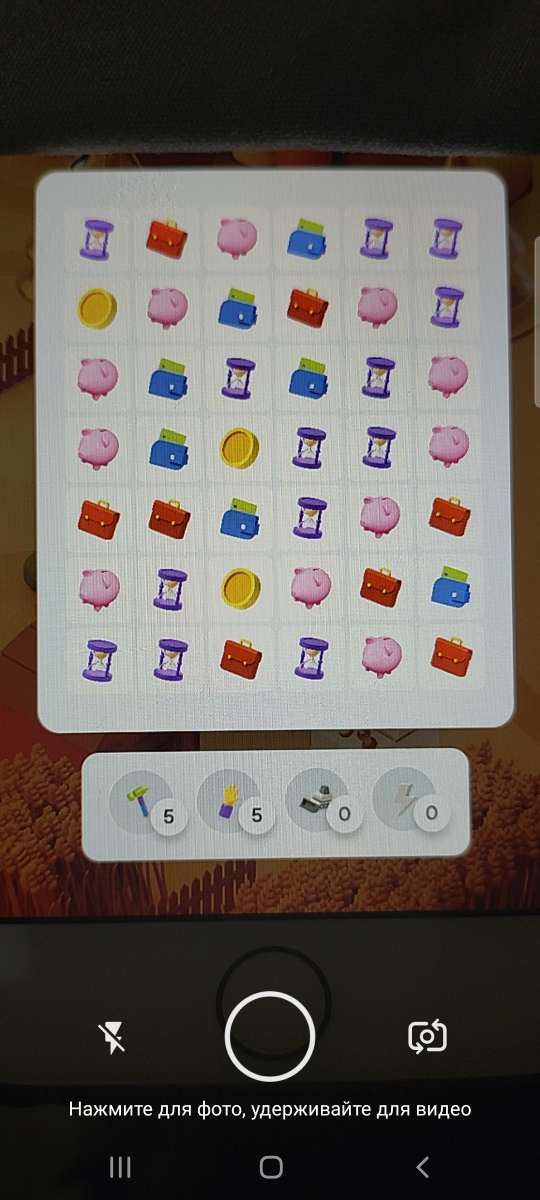
//> input picture screen-test.png, 1080 x 2400 px (shown at 1/2 size)
$ ./main   (built with g++ and OpenCV 4)
//> lines starting //> are read from the running program, lines starting //| are printed output that depends on the picture; after the words box and inside, x2 and y2 are one past the last pixel; in counts of white or black regions, pixels touching at a corner belong together
#include <iostream>
#include <map>
#include <opencv2/core.hpp>
#include <opencv2/highgui.hpp>
#include <set>
#include <vector>

#include "opencv2/features2d.hpp"
#include "opencv2/imgcodecs.hpp"
#include "opencv2/imgproc.hpp"

using namespace cv;
using namespace std;

const int ROW_SIZE = 7;
const int COL_SIZE = 6;

// #define DEBUG
#define CALIBRATE 0
#define IPHONE 0

#ifdef DEBUG
#define DEBUG_MSG(str)                 \
    do {                               \
        std::cout << str << std::endl; \
    } while (false)
#else
#define DEBUG_MSG(str) \
    do {               \
    } while (false)
#endif

struct MatrixPoint {
    int row;
    int col;

    bool isCorrect() const {
        return row >= 0 && row < ROW_SIZE && col >= 0 && col < COL_SIZE;
    }
};

struct StepProfit {
    int score = 0;  // score from basic objects
    int sun = 0;    // amount of suns
    int snow = 0;
    int rocket = 0;

    bool exists() const {
        return score > 0 || sun > 0 || snow > 0 || rocket > 0;
    }

    friend ostream& operator<<(ostream& out, const StepProfit& profit) {
        out << "score: " << profit.score;
        if (profit.sun != 0) {
            out << ", +sun: " << profit.sun << ",";
        }
        if (profit.snow != 0) {
            out << " +snow: " << profit.snow << ",";
        }
        if (profit.rocket != 0) {
            out << " +rocket: " << profit.rocket;
        }
        return out;
    }

    StepProfit operator+(const StepProfit& profit) {
        return {score + profit.score, sun + profit.sun, snow + profit.snow,
                rocket + profit.rocket};
    }
};

namespace FiguresTemplates {
static const vector<vector<vector<string>>>& rocketTemplates = {
    {{"~", "x", "x", "x"}},
    {{"x"}, {"x"}, {"x"}, {"|"}},
};
static const vector<vector<vector<string>>>& sunTemplates = {
    {{"-", "x", "-"}, {"-", "x", "-"}, {"x", "o", "x"}},
    {{"-", "-", "x"}, {"-", "-", "x"}, {"x", "x", "o"}},
    {{"x", "-", "-"}, {"x", "-", "-"}, {"o", "x", "x"}},
    {{"x", "o", "x"}, {"-", "x", "-"}, {"-", "x", "-"}},
    {{"o", "x", "x"}, {"x", "-", "-"}, {"x", "-", "-"}},
    {{"x", "x", "o"}, {"-", "-", "x"}, {"-", "-", "x"}},
    {{"x", "-", "-"}, {"o", "x", "x"}, {"x", "-", "-"}},
    {{"-", "-", "x"}, {"x", "x", "o"}, {"-", "-", "x"}},
    {{"o", "x", "x", "x", "x"}},
    {{"x"}, {"x"}, {"x"}, {"x"}, {"o"}},
};
static const vector<vector<vector<string>>>& snowTemplates = {
    {{"x", "x"}, {"s", "x"}},
};
static const vector<vector<vector<string>>>& commonTemplates = {
    {{"x", "x", "x"}},
    {{"x"}, {"x"}, {"x"}},
};
}  // namespace FiguresTemplates

class GameModel {
    vector<vector<string>> matrix;

    string typeToShortName(const string& type) { return mapper.at(type); }

    // [97 lines left out: functions notEmptyShiftToBottomInColumn, collectByTemplate, collectByTemplates, collectSun, collectRockets, collectSnows and 2 more, not called in this run]

   public:
    static const map<string, string> mapper;
    // [6 lines left out: function GameModel, not called in this run]

    void setCell(int row, int col, const string& type) {
        matrix[row][col] = typeToShortName(type);
    }

    void setCellDirect(int row, int col, const string& shortName) {
        matrix[row][col] = shortName;
    }

    const string& getCell(int row, int col) const { return matrix[row][col]; }

    // [151 lines left out: functions updateAndReturnProfit, explodeIfBooster, explodeCell, explodeRocket, explodeSnow, explodeSun and 2 more, not called in this run]

    friend ostream& operator<<(ostream& out, const GameModel& gm) {
        out << "-------------" << endl;
        for (int i = 0; i < gm.matrix.size(); ++i) {
            out << "|";
            for (int j = 0; j < gm.matrix[i].size(); ++j) {
                out << gm.matrix[i][j] << "|";
            }
            out << endl;
        }
        out << "-------------";
        return out;
    }

    friend GameModel& operator>>(istream& in, GameModel& gm) {
        for (int i = 0; i < gm.matrix.size(); ++i) {
            for (int j = 0; j < gm.matrix[i].size(); ++j) {
                in.ignore(1);
                string shortName(1, in.get());
                gm.setCellDirect(i, j, shortName);
            }
            in.ignore(1);
        }
        return gm;
    }
};

class GameObjectImages {
    map<string, Mat> gameObjects;

   public:
    // [15 lines left out: function GameObjectImages, not called in this run]

    const map<string, Mat>& getImages() const { return gameObjects; }
};

class ScreenReader {
    Mat gameScreen;
    Mat gref;
    const int error = 25;  // pixels

    // [69 lines left out: functions detectRowAndCol, detectRowAndColForIphone, not called in this run]

    inline bool inRange(int value, int prop) {
        return value >= prop - error && value <= prop + error;
    }

   public:
    // [58 lines left out: functions ScreenReader, ScreenReader, buildModel, not called in this run]
};

int showMatches(const string& screenshotName, const string& objectImageName) {
//> called with screenshotName = "screen-test.png", objectImageName = "pig.png"
    // Load images
    Mat gameScreen = imread("../" + screenshotName, IMREAD_COLOR);
//> gameScreen is the input picture: 2400 rows x 1080 cols, CV_8UC3; mean B, G, R 90.9, 95.5, 101.6
    Mat smallImage = imread("../" + objectImageName, IMREAD_COLOR);
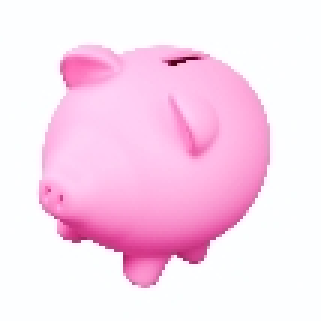
//> input picture pig.png, 107 x 107 px (shown 3 times larger)
//> smallImage is the input picture: 107 rows x 107 cols, CV_8UC3; mean B, G, R 239, 218.4, 250.7

    if (gameScreen.empty() || smallImage.empty()) {
        cout << "Error loading images!" << endl;
    }

    Mat gref, gtpl;
    cvtColor(gameScreen, gref, COLOR_BGR2GRAY);
    cvtColor(smallImage, gtpl, COLOR_BGR2GRAY);

    const int low_canny = 110;
    Canny(gref, gref, low_canny, low_canny * 3);
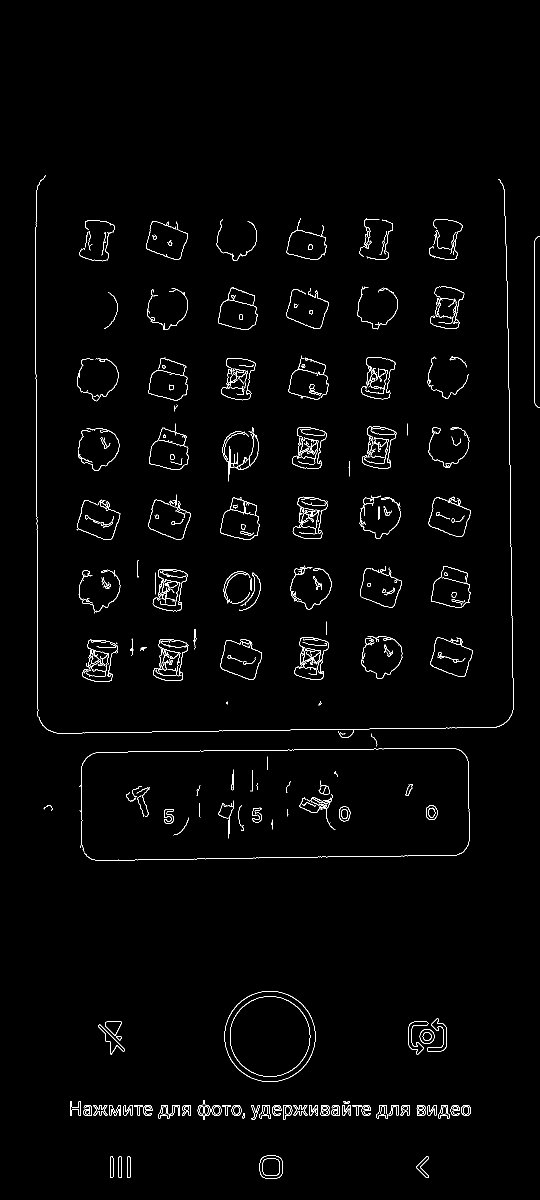
//> gref: 2400 rows x 1080 cols, CV_8UC1 (shown at 1/2 size); 1.5% white in thin lines or dots, all inside (x1, y1, x2, y2) = (71, 351, 1080, 2358)
    Canny(gtpl, gtpl, low_canny, low_canny * 3);
//> gtpl: 107 rows x 107 cols, CV_8UC1; 2.7% white in thin lines or dots, all inside (x1, y1, x2, y2) = (12, 17, 91, 97)
    Mat res_32f(gameScreen.rows - smallImage.rows + 1,
                gameScreen.cols - smallImage.cols + 1, CV_32FC1);

    matchTemplate(gameScreen, smallImage, res_32f, TM_CCOEFF_NORMED);

    Mat res;
    res_32f.convertTo(res, CV_8U, 255.0);

    int size = ((smallImage.cols + smallImage.rows) / 4) * 2 +
               1;  // force size to be odd
//> size = 107
    adaptiveThreshold(res, res, 255, ADAPTIVE_THRESH_MEAN_C, THRESH_BINARY,
                      size, -160);
//> res: 2294 rows x 974 cols, CV_8UC1; 0.02% white; 11 white regions, largest, box (x1, y1, x2, y2) and area: (418, 419, 428, 428) 70, (700, 557, 709, 565) 56, (280, 559, 289, 567) 56

    int resultCounter = 0;
    while (1) {
        double minVal, maxVal;
        Point minLoc, maxLoc;
        minMaxLoc(res, &minVal, &maxVal, &minLoc, &maxLoc, Mat());

        if (maxVal > 0) {
            resultCounter++;
            cout << objectImageName << " "
                 << Point(maxLoc.x + smallImage.cols,
                          maxLoc.y + smallImage.rows)
                 << endl;
            rectangle(
                gameScreen, maxLoc,
                Point(maxLoc.x + smallImage.cols, maxLoc.y + smallImage.rows),
                Scalar(0, 255, 0), 2);
            floodFill(res, maxLoc, 0);
        } else
            break;
    }
//> this loop made 12 passes
//> (maxVal, maxLoc) on passes 1 to 12: (255, Point(420, 419)), (255, Point(703, 557)), (255, Point(282, 559)), (255, Point(844, 696)), (255, Point(143, 700)), (255, Point(846, 836)), (255, Point(143, 842)), (255, Point(707, 978)), (255, Point(569, 1119)), (255, Point(146, 1124)), (255, Point(711, 1258)), (0, Point(0, 0))
//| pig.png [527, 526]
//| pig.png [810, 664]
//| pig.png [389, 666]
//| pig.png [951, 803]
//| pig.png [250, 807]
//| pig.png [953, 943]
//| pig.png [250, 949]
//| pig.png [814, 1085]
//> (output is shown up to pass 8 of 12)
//> res: 2294 rows x 974 cols, CV_8UC1; every value is 0
//> gameScreen: 2400 rows x 1080 cols, CV_8UC3; 0.54% of pixels changed, all inside (x1, y1, x2, y2) = (142, 418, 955, 1367)
//> after the loop, resultCounter = 11

    namedWindow("result", WINDOW_NORMAL);
    imshow("result", gameScreen);
    resizeWindow("result", 800, 800);
    waitKey(0);
    return resultCounter;
}

const map<string, string> GameModel::mapper = {
    {"briefcase", "b"}, {"gold", "g"}, {"pig", "p"},     {"pocket", "e"},
    {"sandclock", "8"}, {"sun", "o"},  {"vrocket", "|"}, {"grocket", "~"},
    {"snow", "s"},      {"empty", "x"}};

namespace Action {
struct StepOrder {
    vector<string> actions;
    vector<MatrixPoint> points;
    StepProfit profit;

    // [12 lines left out: functions addStep, clear, not called in this run]

    bool empty() { return actions.empty(); }

    bool operator>(const StepOrder& other) const {
        return profit.score + 55 * profit.rocket + 90 * profit.sun +
                   35 * profit.snow >
               other.profit.score + 55 * other.profit.rocket +
                   90 * other.profit.sun + 35 * other.profit.snow;
    }

    friend ostream& operator<<(ostream& out, const StepOrder& stepOrder) {
        for (int i = 0; i < stepOrder.actions.size(); ++i) {
            out << stepOrder.actions[i] << " [" << stepOrder.points[i].row + 1
                << ", " << stepOrder.points[i].col + 1 << "] ";
        }
        out << stepOrder.profit;
        return out;
    }
};

// [158 lines left out: functions getScoreAfterSwap, checkSwapProfit, checkAllSwapsAndBoosterExplode, checkAllSwapsAndBoosterExplodeLvl2, hammer, checkAllHammer and 1 more, not called in this run]
};  // namespace Action

// [5 lines left out: function printSteps, not called in this run]

void testShow() {
    showMatches("screen-test.png", "pig.png");
    showMatches("screen-test.png", "pocket.png");
//> call 2 of showMatches, with screenshotName = "screen-test.png", objectImageName = "pocket.png"
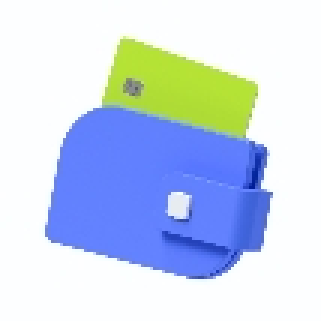
//> input picture pocket.png, 107 x 107 px (shown 3 times larger)
//> in showMatches, smallImage is the input picture: 107 rows x 107 cols, CV_8UC3; mean B, G, R 234.8, 213.9, 200.4
//> in showMatches (call 2), `Canny(gtpl, gtpl, low_canny, low_canny * 3);`: gtpl: 107 rows x 107 cols, CV_8UC1; 3.7% white in thin lines or dots, all inside (x1, y1, x2, y2) = (14, 12, 91, 94)
//> in showMatches (call 2), `adaptiveThreshold(res, res, 255, ADAPTIVE_THRESH_MEAN_C, THRESH_BINARY..`: res: 2294 rows x 974 cols, CV_8UC1; 0.04% white; 7 white regions, largest, box (x1, y1, x2, y2) and area: (554, 417, 569, 431) 164, (416, 557, 430, 571) 142, (277, 699, 291, 712) 125
//> the loop in showMatches (call 2), `while (1)` made 8 passes
//> (maxVal, maxLoc) on passes 1 to 8: (255, Point(560, 417)), (255, Point(423, 557)), (255, Point(562, 698)), (255, Point(282, 699)), (255, Point(284, 840)), (255, Point(427, 979)), (255, Point(848, 1115)), (0, Point(0, 0))
//| pocket.png [667, 524]
//| pocket.png [530, 664]
//| pocket.png [669, 805]
//| pocket.png [389, 806]
//| pocket.png [391, 947]
//| pocket.png [534, 1086]
//| pocket.png [955, 1222]
//> after the loop in showMatches (call 2), `while (1)`: gameScreen: 2400 rows x 1080 cols, CV_8UC3; 0.35% of pixels changed, all inside (x1, y1, x2, y2) = (281, 416, 957, 1224)
//> after the loop in showMatches (call 2), `while (1)`: resultCounter = 7
    showMatches("screen-test.png", "gold.png");
//> call 3 of showMatches, with screenshotName = "screen-test.png", objectImageName = "gold.png"
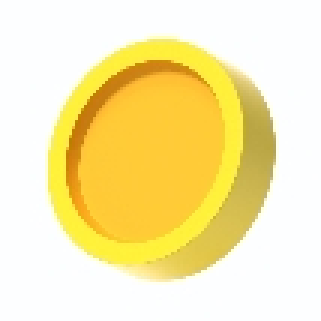
//> input picture gold.png, 107 x 107 px (shown 3 times larger)
//> in showMatches, smallImage is the input picture: 107 rows x 107 cols, CV_8UC3; mean B, G, R 174.1, 233.7, 248.7
//> in showMatches (call 3), `Canny(gtpl, gtpl, low_canny, low_canny * 3);`: gtpl: 107 rows x 107 cols, CV_8UC1; 4.2% white in thin lines or dots, all inside (x1, y1, x2, y2) = (15, 12, 93, 94)
//> in showMatches (call 3), `adaptiveThreshold(res, res, 255, ADAPTIVE_THRESH_MEAN_C, THRESH_BINARY..`: res: 2294 rows x 974 cols, CV_8UC1; 0.02% white; 3 white regions, box (x1, y1, x2, y2) and area: (134, 556, 149, 573) 201, (423, 1117, 435, 1132) 151, (420, 837, 432, 851) 140
//> the loop in showMatches (call 3), `while (1)` made 4 passes
//> (maxVal, maxLoc) on passes 1 to 4: (255, Point(139, 556)), (255, Point(424, 837)), (255, Point(428, 1117)), (0, Point(0, 0))
//| gold.png [246, 663]
//| gold.png [531, 944]
//| gold.png [535, 1224]
//> after the loop in showMatches (call 3), `while (1)`:
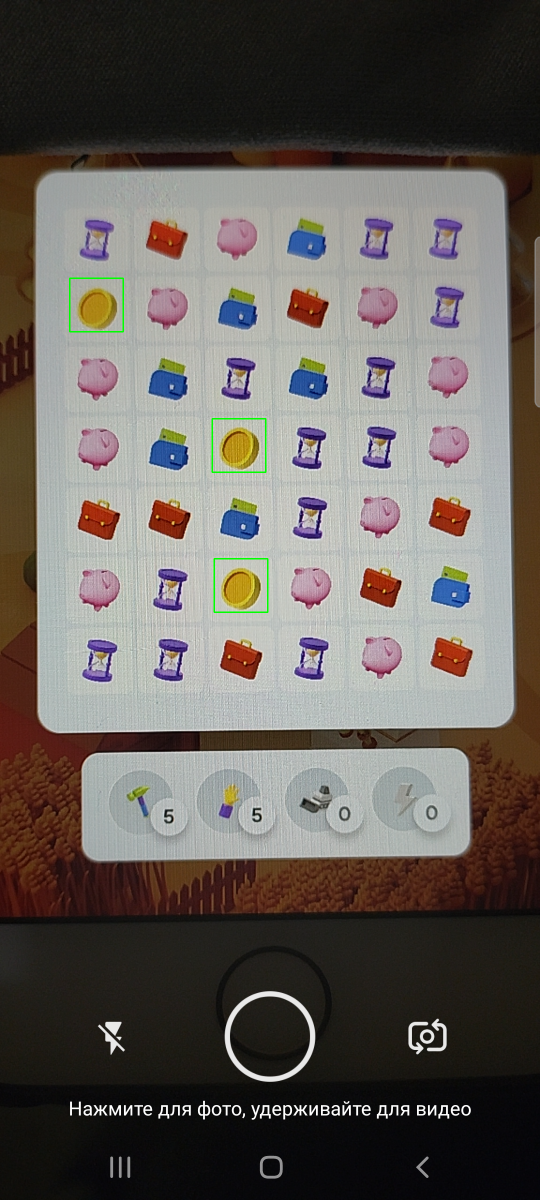
//> gameScreen: 2400 rows x 1080 cols, CV_8UC3 (shown at 1/2 size); 0.15% of pixels changed, all inside (x1, y1, x2, y2) = (138, 555, 537, 1226)
//> after the loop in showMatches (call 3), `while (1)`: resultCounter = 3
    showMatches("screen-test.png", "briefcase.png");
//> call 4 of showMatches, with screenshotName = "screen-test.png", objectImageName = "briefcase.png"
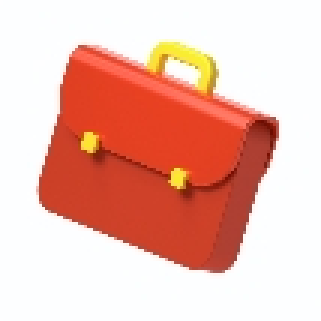
//> input picture briefcase.png, 107 x 107 px (shown 3 times larger)
//> in showMatches, smallImage is the input picture: 107 rows x 107 cols, CV_8UC3; mean B, G, R 176.5, 188.1, 237.5
//> in showMatches (call 4), `Canny(gtpl, gtpl, low_canny, low_canny * 3);`: gtpl: 107 rows x 107 cols, CV_8UC1; 4.7% white in thin lines or dots, all inside (x1, y1, x2, y2) = (12, 13, 93, 91)
//> in showMatches (call 4), `adaptiveThreshold(res, res, 255, ADAPTIVE_THRESH_MEAN_C, THRESH_BINARY..`: res: 2294 rows x 974 cols, CV_8UC1; 0.05% white; 8 white regions, largest, box (x1, y1, x2, y2) and area: (274, 418, 289, 434) 184, (556, 556, 571, 571) 155, (845, 1255, 859, 1269) 140
//> the loop in showMatches (call 4), `while (1)` made 9 passes
//> (maxVal, maxLoc) on passes 1 to 9: (255, Point(280, 418)), (255, Point(563, 556)), (255, Point(846, 975)), (255, Point(287, 980)), (255, Point(143, 982)), (255, Point(710, 1116)), (255, Point(851, 1255)), (255, Point(430, 1260)), (0, Point(0, 0))
//| briefcase.png [387, 525]
//| briefcase.png [670, 663]
//| briefcase.png [953, 1082]
//| briefcase.png [394, 1087]
//| briefcase.png [250, 1089]
//| briefcase.png [817, 1223]
//| briefcase.png [958, 1362]
//| briefcase.png [537, 1367]
//> after the loop in showMatches (call 4), `while (1)`:
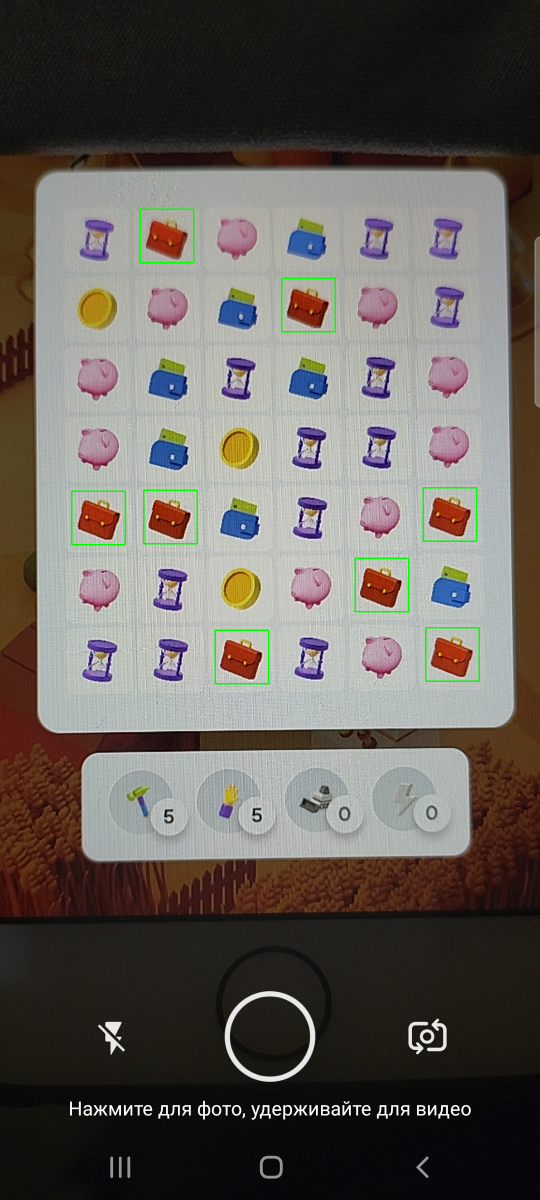
//> gameScreen: 2400 rows x 1080 cols, CV_8UC3 (shown at 1/2 size); 0.4% of pixels changed, all inside (x1, y1, x2, y2) = (142, 417, 960, 1369)
//> after the loop in showMatches (call 4), `while (1)`: resultCounter = 8
    showMatches("screen-test.png", "sandclock.png");
//> sandclock.png cannot be read in this run, so this picture is empty
    showMatches("screen-test.png", "sun.png");
    showMatches("screen-test.png", "snow.png");
    showMatches("screen-test.png", "grocket.png");
    showMatches("screen-test.png", "vrocket.png");
}

// [345 lines left out: functions test1, test2, test3, test4, test5, test6 and 7 more, not called in this run]

// added to run one function of the file
//> (the run ends here: the program stops with an error, at `cvtColor(smallImage, gtpl, COLOR_BGR2GRAY);`)
